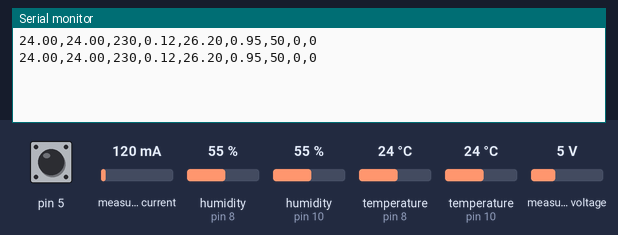
Bench run of a sketch on a simulated Arduino Uno, built with avr-gcc and run on an emulated ATmega328P. Parts: the last lines printed to the serial monitor. The test bench sets the inputs (shaded band); at power-on: measured current 120 mA, temperature (sensors on pin 8, pin 10) 24 °C, pin 5 HIGH, measured voltage 5 V, humidity (sensors on pin 8, pin 10) 55 %.

Above: at 1.2 s.
1.3 s: measured current set to 40 mA
At 2.6 s:
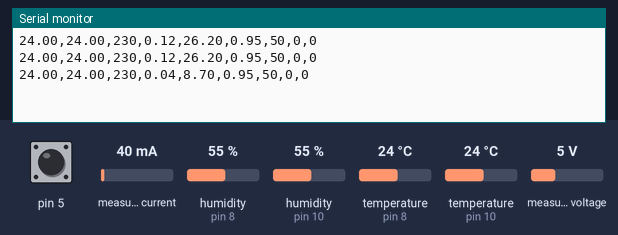
2.8 s: temperature (sensor on pin 8) set to 12 °C
At 3.5 s:
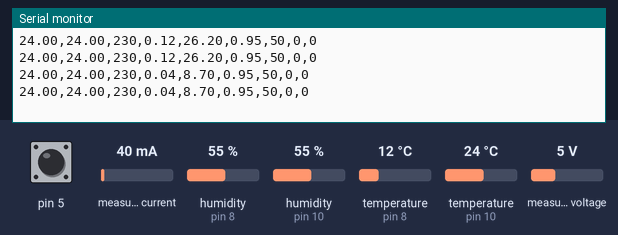
4.3 s: temperature (sensor on pin 10) set to 12 °C
At 5.1 s:
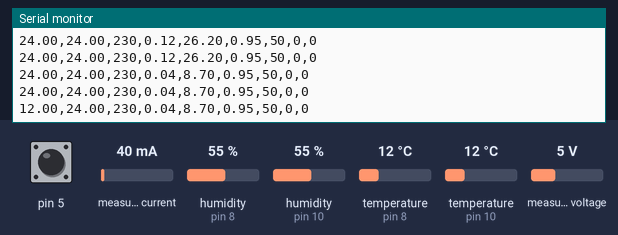
5.8 s: pin 5 pulled LOW for 1 s
At 6.8 s:
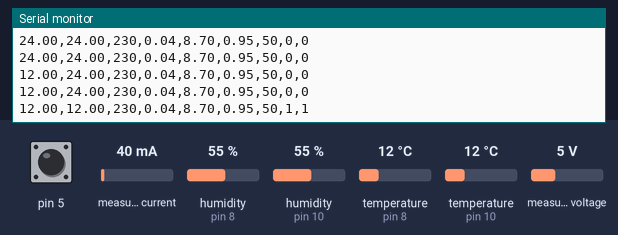
8.3 s: measured voltage set to 0.3 V
At 9.7 s:
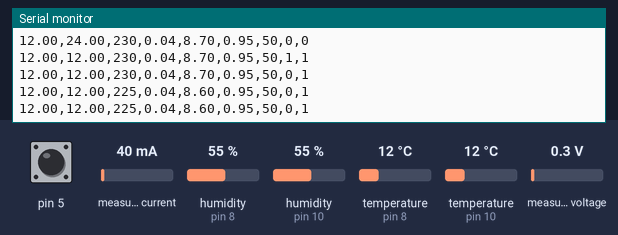
9.8 s: temperature (sensor on pin 8) set to 19 °C
At 11.3 s:
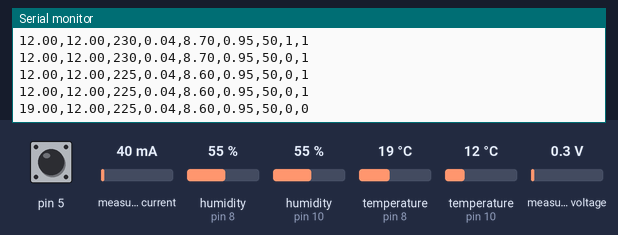
Timing chart, 0 to 12.3 s (numbered marks = the images above; inputs shaded):
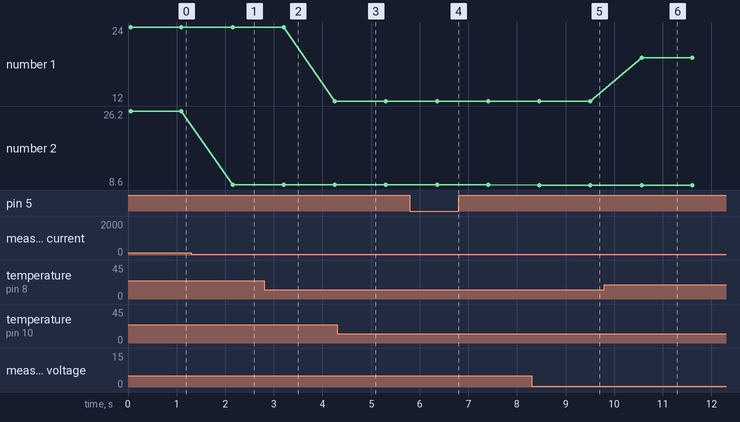

Measured:
- after the input at 1.3 s, the serial monitor: prints a new line after 0.86 s (image 1)
- after the input at 5.8 s, the serial monitor: prints a new line after 0.56 s (image 4)
- after the input at 8.3 s, the serial monitor: prints a new line after 0.16 s (image 5)
- after the input at 9.8 s, the serial monitor: prints a new line after 0.76 s (image 6)
- plotted number 1: 24 → 12 after the input at 2.8 s, 12 → 19 after the input at 9.8 s
- plotted number 2: 26.2 → 8.7 after the input at 1.3 s, 8.7 → 8.6 after the input at 8.3 s

The sketch:

DS18B20.ino
```cpp
//#include <OneWire.h>
//#include <DallasTemperature.h>
#include "DHT.h"
#include <PZEM004Tv30.h>

//#define DS18 9
#define DHTPIN1 8
#define DHTPIN2 10

#define DHTTYPE DHT22

DHT dht1(DHTPIN1, DHTTYPE);
DHT dht2(DHTPIN2, DHTTYPE);

//OneWire oneWire(DS18);
//DallasTemperature deep(&oneWire);

PZEM004Tv30 pzem(12, 11);

int sw=0;
int t=1;
int sc=0;
int loopc = 0;

void setup(void)
{
  Serial.begin(9600);
  //deep.begin();
  dht1.begin();
  dht2.begin();

  pinMode(4, INPUT_PULLUP);
  pinMode(5, INPUT_PULLUP);

}

void loop(void)
{
  //deep.requestTemperatures();
  //float tempC = deep.getTempCByIndex(0);
  float t1 = dht1.readTemperature();
  float t2 = dht2.readTemperature();

  float voltage = pzem.voltage();
  float current = pzem.current();
  float power = pzem.power();
  float pf = pzem.pf();
  float frequency = pzem.frequency();

  if(digitalRead(5)==0)
  {
    sw = 1;
  }
  else if(digitalRead(5)==1)
  {
    sw = 0;
    }

if((digitalRead(5)==0) && (t==1))
  {
    t=0;
    sc=1;
  }
  if(digitalRead(5)==1)
  {
   t=1;
  }

  Serial.print(t1);
  Serial.print(",");
  Serial.print(t2);
  Serial.print(",");

  Serial.print(voltage, 0);
  Serial.print(",");
  Serial.print(current);
  Serial.print(",");
  Serial.print(power);
  Serial.print(",");
  Serial.print(pf);
  Serial.print(",");
  Serial.print(frequency, 0);
  Serial.print(",");
  Serial.print(sw);
  Serial.print(",");
  Serial.println(sc);

  loopc++;
  if(loopc>=10)
  {
    loopc=0;
    sc=0;
  }
  delay(1000);
}
```
